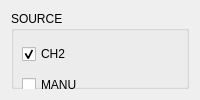
                <widget class="QWidget" name="PSK">
                 <attribute name="title">
                  <string>PSK</string>
                 </attribute>
                 <layout class="QGridLayout" name="gridLayout_12">
                  <item row="0" column="0">
                   <widget class="QGroupBox" name="MODULATION_PSK_SOURCE">
                    <property name="font">
                     <font>
                      <bold>false</bold>
                     </font>
                    </property>
                    <property name="title">
                     <string>SOURCE</string>
                    </property>
                    <widget class="QCheckBox" name="MODULATION_PSK_CH2">
                     <property name="geometry">
                      <rect>
                       <x>11</x>
                       <y>31</y>
                       <width>55</width>
                       <height>24</height>
                      </rect>
                     </property>
                     <property name="font">
                      <font>
                       <bold>false</bold>
                      </font>
                     </property>
                     <property name="text">
                      <string>CH2</string>
                     </property>
                     <property name="checked">
                      <bool>true</bool>
                     </property>
                     <property name="autoExclusive">
                      <bool>true</bool>
                     </property>
                    </widget>
                    <widget class="QCheckBox" name="MODULATION_PSK_EXT_AC">
                     <property name="geometry">
                      <rect>
                       <x>189</x>
                       <y>31</y>
                       <width>83</width>
                       <height>24</height>
                      </rect>
                     </property>
                     <property name="font">
                      <font>
                       <bold>false</bold>
                      </font>
                     </property>
                     <property name="text">
                      <string>Ext. (AC)</string>
                     </property>
                     <property name="autoExclusive">
                      <bool>true</bool>
                     </property>
                    </widget>
                    <widget class="QCheckBox" name="MODULATION_PSK_MANU">
                     <property name="geometry">
                      <rect>
                       <x>11</x>
                       <y>62</y>
                       <width>71</width>
                       <height>24</height>
                      </rect>
                     </property>
                     <property name="font">
                      <font>
                       <bold>false</bold>
                      </font>
                     </property>
                     <property name="text">
                      <string>MANU</string>
                     </property>
                     <property name="autoExclusive">
                      <bool>true</bool>
                     </property>
                    </widget>
                    <widget class="QCheckBox" name="MODULATION_PSK_EXT_DC">
                     <property name="geometry">
                      <rect>
                       <x>189</x>
                       <y>62</y>
                       <width>84</width>
                       <height>24</height>
                      </rect>
                     </property>
                     <property name="font">
                      <font>
                       <bold>false</bold>
                      </font>
                     </property>
                     <property name="text">
                      <string>Ext. (DC)</string>
                     </property>
                     <property name="autoExclusive">
                      <bool>true</bool>
                     </property>
                    </widget>
                   </widget>
                  </item>
                 </layout>
                </widget>
